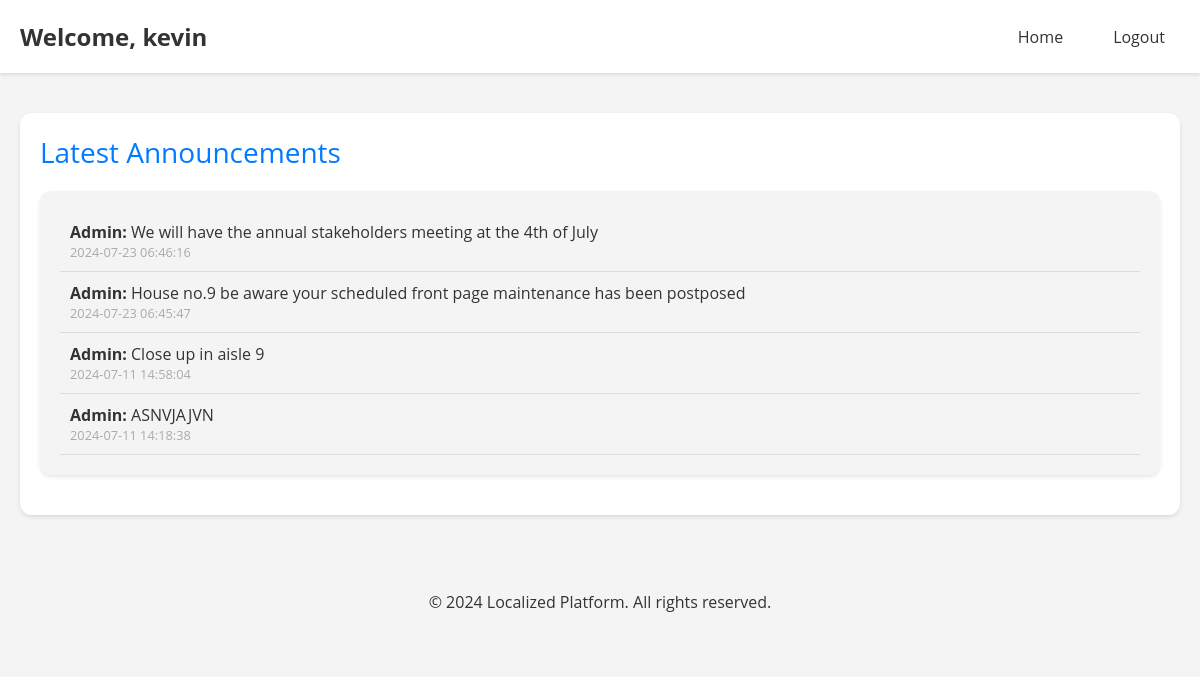
The page /announcements.php (signed in) on the database its author committed.
### tables this page shows
CREATE TABLE `announcements` (
  `id` int(11) NOT NULL,
  `username` varchar(50) NOT NULL,
  `announcement` text NOT NULL,
  `timestamp` timestamp NOT NULL DEFAULT current_timestamp()
);

### announcements.php (the view, shortened to what this page needs)
<!DOCTYPE html>
<html lang="en">
<head>
    <link rel="stylesheet" href="css/community.css">
</head>
<body>
    <header class="header">
        <div class="container">
            <h1>Welcome, <?php echo htmlspecialchars($_SESSION['username']); ?></h1>
            <nav class="nav">
                <ul>
                    <li><a href="index.php">Home</a></li>
                    <li><a href="php/logout.php">Logout</a></li>
                </ul>
            </nav>
        </div>
    </header>
    <main>
        <div class="container">
            <section class="section announcements-section">
                <div class="section-header">Latest Announcements</div>
                <div class="section-content">
                    <?php
                    include 'php/config.php';
                    $stmt = $conn->prepare("SELECT username, announcement, timestamp FROM announcements ORDER BY timestamp DESC");
                    $stmt->execute();
                    $stmt->bind_result($username, $announcement, $timestamp);
                    while ($stmt->fetch()) {
                        echo '<div class="message">';
                        echo '<strong>' . htmlspecialchars($username) . ':</strong> ';
                        echo '<span>' . htmlspecialchars($announcement) . '</span>';
                        echo '<div class="timestamp">' . $timestamp . '</div>';
                        echo '</div>';
                    }
                    ?>
                </div>
            </section>
        </div>
    </main>
    <footer>
        <p>&copy; 2024 Localized Platform. All rights reserved.</p>
    </footer>
</body>
</html>

### css/community.css (style rules this page uses)
body { font-family: 'Open Sans', 'Segoe UI', Tahoma, Geneva, Verdana, sans-serif; margin: 0; padding: 0; background-color: #f4f4f4; color: #333; }
.container { max-width: 1200px; margin: 0 auto; padding: 0 20px; }
header { background: #fff; color: #333; padding: 20px 0; box-shadow: 0 2px 4px rgba(0, 0, 0, 0.1); position: sticky; top: 0; z-index: 1000; }
.header .container { display: flex; justify-content: space-between; align-items: center; max-width: 1200px; margin: 0 auto; padding: 0 20px; }
.header h1 { font-size: 24px; margin: 0; color: #333; }
.nav ul { list-style: none; padding: 0; margin: 0; display: flex; }
.nav ul li { margin-left: 20px; }
.nav ul li a { color: #333; text-decoration: none; padding: 10px 15px; border-radius: 4px; transition: background 0.3s; }
.section { margin: 40px 0; padding: 20px; background: #fff; border-radius: 12px; box-shadow: 0 2px 4px rgba(0, 0, 0, 0.1); }
.section-header { margin-bottom: 20px; font-size: 28px; color: #007bff; }
.section-content { max-height: 500px; overflow-y: auto; margin-bottom: 20px; padding: 20px; background: #f4f4f4; border-radius: 12px; box-shadow: 0 2px 4px rgba(0, 0, 0, 0.1); }
.message { padding: 10px; border-bottom: 1px solid #ddd; }
.timestamp { font-size: 0.8em; color: #aaa; }
footer { text-align: center; padding: 20px 0; background: #f4f4f4; color: #333; }

### rows shown on the page
announcements: username "Admin", announcement "We will have the annual stakeholders meeting at the 4th of July", timestamp "2024-07-23 06:46:16"
announcements: username "Admin", announcement "House no.9 be aware your scheduled front page maintenance has been postposed", timestamp "2024-07-23 06:45:47"
announcements: username "Admin", announcement "Close up in aisle 9", timestamp "2024-07-11 14:58:04"
announcements: username "Admin", announcement "ASNVJAJVN", timestamp "2024-07-11 14:18:38"

### other values the page prints
$_SESSION['username'] "kevin"
